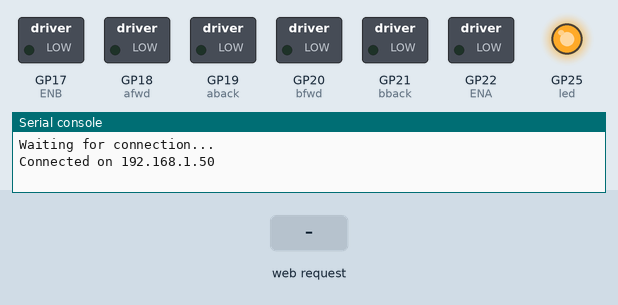
Recording of a program running on a simulated Raspberry Pi Pico running MicroPython. Parts: switched loads named in the program (green lamp = pin HIGH), output pins drawn as LEDs (lit = HIGH), the last lines printed to the serial console. The test bench sets the inputs (shaded band). WiFi joins after 1.5 s; values from a settings file that is not in the repository are placeholders.

Above: at 5.4 s.
5.5 s: HTTP request GET /forward? received
At 6.2 s:
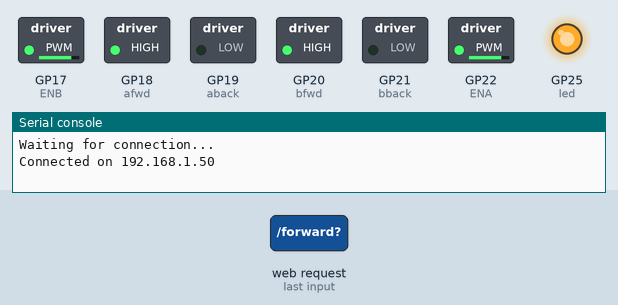
7.0 s: HTTP request GET /slow? received
At 7.4 s:
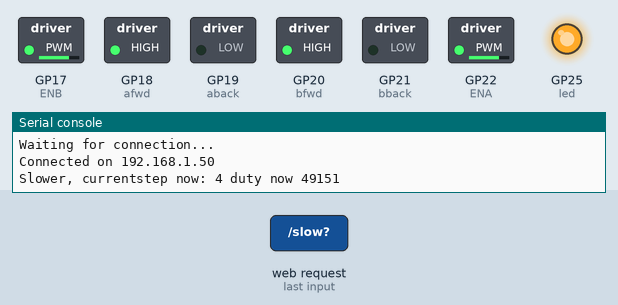
8.5 s: HTTP request GET /left? received
At 9.7 s:
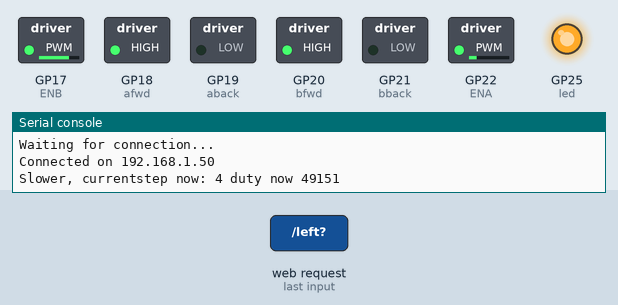
10.0 s: HTTP request GET /fast? received
At 10.9 s:
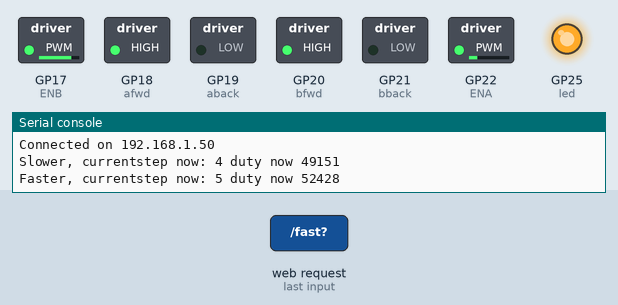
11.5 s: HTTP request GET /stop? received
At 12.0 s:
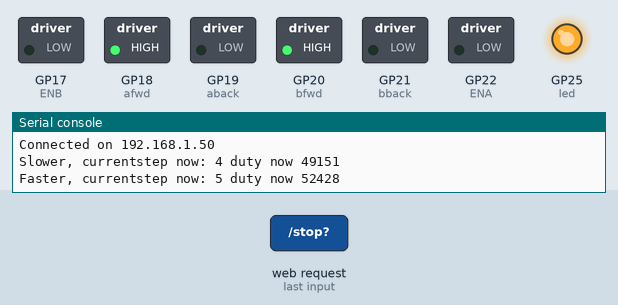
13.0 s: HTTP request GET /right? received
At 14.3 s:
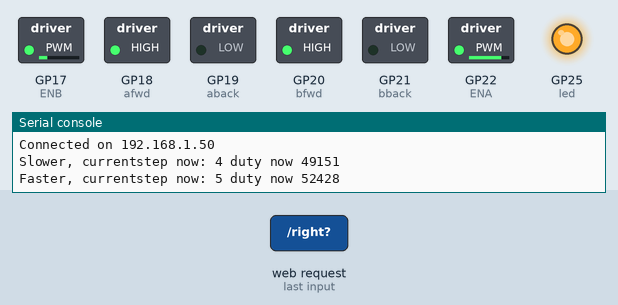
Timing chart, 0 to 15.5 s (numbered marks = the images above; inputs shaded):
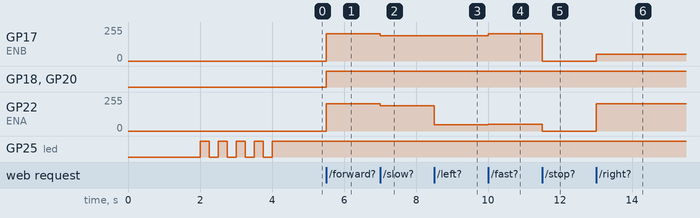

Measured:
- after the input at 5.5 s, GP17 (ENB), GP22 (ENA): 0/255 → 204/255 at once; GP18 (afwd), GP20 (bfwd): LOW → HIGH at once
- after the input at 7.0 s, GP17 (ENB), GP22 (ENA): 204/255 → 191/255 at once
- after the input at 8.5 s, GP22 (ENA): 191/255 → 48/255 at once
- after the input at 10.0 s, GP17 (ENB): 191/255 → 204/255 at once; GP22 (ENA): 48/255 → 51/255 at once
- after the input at 11.5 s, GP17 (ENB): 204/255 → 0/255 at once; GP22 (ENA): 51/255 → 0/255 at once
- after the input at 13.0 s, GP17 (ENB): 0/255 → 51/255 at once; GP22 (ENA): 0/255 → 204/255 at once

The program:

4WD.py
```python
import network
import socket
from time import sleep
import machine
from machine import Pin, PWM
from secret import ssid,password,hostname
led = Pin("LED", Pin.OUT) # onboard LED

frq = 1500
dutymax = int(65535) # highest duty cycle value
speedsteps = [0.55,0.6,0.65,0.7,0.75,0.8,0.85,0.9,0.95,1] # to multiply dutymax
step = len (speedsteps)
currentstep = int(step/2) # initialise counter in speedsteps
duty = int(dutymax*(speedsteps[currentstep]))
ENB = PWM(Pin(17))
ENB.freq(frq)
afwd = Pin(18, Pin.OUT)
aback = Pin(19, Pin.OUT)
bfwd = Pin(20, Pin.OUT)
bback = Pin(21, Pin.OUT)
ENA = PWM(Pin(22))
ENA.freq(frq)
lastaction = "" # the module to run after speed change
def fwd():
    global lastaction
    lastaction = "f"
    ENA.duty_u16 (duty)
    ENB.duty_u16 (duty)
    afwd.value(1)
    bfwd.value(1)
    aback.value(0)
    bback.value(0)
def bwd():
    global lastaction
    lastaction = "b"
    ENA.duty_u16 (duty)
    ENB.duty_u16 (duty)
    afwd.value(0)
    bfwd.value(0)
    aback.value(1)
    bback.value(1)
def stop():
    global lastaction
    lastaction = "s"
    ENA.duty_u16 (0)
    ENB.duty_u16 (0)
def left():
    global lastaction
    lastaction = "l"
    ENA.duty_u16 (int(duty*0.25))
    ENB.duty_u16 (duty)
    afwd.value(1)
    bfwd.value(1)
    aback.value(0)
    bback.value(0)
def right():
    global lastaction
    lastaction = "r"
    ENA.duty_u16 (duty)
    ENB.duty_u16 (int(duty*0.25))
    afwd.value(1)
    bfwd.value(1)
    aback.value(0)
    bback.value(0)
def slow():
    global currentstep, duty
    if (currentstep > 0):
        currentstep -= 1
        duty = int(dutymax*(speedsteps[currentstep]))
    print ("Slower, currentstep now:",currentstep,"duty now",duty)
    if lastaction == "f":
        fwd()
    if lastaction == "b":
        bwd()
    if lastaction == "r":
        right()
    if lastaction == "l":
        left()
    if lastaction == "s":
        stop()
def fast():
    global currentstep, duty
    if (currentstep < step-1):
        currentstep += 1
        duty = int(dutymax*(speedsteps[currentstep]))
    print ("Faster, currentstep now:",currentstep,"duty now",duty)
    if lastaction == "f":
        fwd()
    if lastaction == "b":
        bwd()
    if lastaction == "r":
        right()
    if lastaction == "l":
        left()
    if lastaction == "s":
        stop()
#Stop the robot as soon as possible
stop()

def connect():
    #Connect to WLAN
    wlan = network.WLAN(network.STA_IF)
    wlan.active(True)
    network.hostname(hostname)
    wlan.connect(ssid, password)
    while wlan.isconnected() == False:
        print('Waiting for connection...')
        sleep(2)
    ip = wlan.ifconfig()[0]
    print(f'Connected on {ip}')
    for x in range (9): # indicate network connected
        led.toggle()
        sleep (0.25)
    return ip

def open_socket(ip):
    # Open a socket
    address = (ip, 80)
    connection = socket.socket()
    connection.bind(address)
    connection.listen(1)
    return connection

def webpage():
    #Template HTML
    html = f"""
            <!DOCTYPE html>
            <html>
            <head>
            <title>4WD Robot Control</title>
            </head>
            <body>
            <center><b>
            <table>
            <tr>
            <td>
            <form action="./fast">
            <input type="submit" value="Faster" style="background-color: #eb9234; border-radius: 50px; height:175px; width:120px; font-weight: bold; border: none; color: blue; padding: 16px 24px; margin: 4px 2px"  />
            </form>
            </td>
            <td>
            <form action="./forward">
            <input type="submit" value="Forward" style="background-color: #04AA6D; border-radius: 15px; height:120px; width:175px; border: none; color: white; padding: 16px 24px; margin: 4px 2px"  />
            </form>
            </td>
            <td>
            <form action="./null">
            <input type="submit" value="null" style="background-color: #FFFFFF; border-radius: 15px; height:120px; width:120px; border: none; color: white; padding: 16px 24px; margin: 4px 2px" />
            </form>
            </td>
            </tr>
            </table>
            <table>
            <tr>
            <td><form action="./left">
            <input type="submit" value="Left" style="background-color: #04AA6D; border-radius: 15px; height:120px; width:175px; border: none; color: white; padding: 16px 24px; margin: 4px 2px" />
            </form>
            </td>
            <td>
            <form action="./stop">
            <input type="submit" value="Stop" style="background-color: #FF0000; border-radius: 50px; height:150px; width:150px; font-weight: bold; border: none; color: white; padding: 16px 24px; margin: 4px 2px" />
            </form>
            </td>
            <td>
            <form action="./right">
            <input type="submit" value="Right" style="background-color: #04AA6D; border-radius: 15px; height:120px; width:175px; border: none; color: white; padding: 16px 24px; margin: 4px 2px" />
            </form>
            </td>
            </tr>
            </table>
            <table>
            <tr>
            <td>
            <form action="./slow">
            <input type="submit" value="Slower" style="background-color: #eb9234; border-radius: 50px; height:175px; width:120px; font-weight: bold; border: none; color: blue; padding: 16px 24px; margin: 4px 2px"  />
            </form>
            </td>
            <td>
            <form action="./back">
            <input type="submit" value="Back" style="background-color: #04AA6D; border-radius: 15px; height:120px; width:175px; border: none; color: white; padding: 16px 24px; margin: 4px 2px" />
            </form>
            </td>
            <td>
            <form action="./null">
            <input type="submit" value="null" style="background-color: #FFFFFF; border-radius: 15px; height:120px; width:120px; border: none; color: white; padding: 16px 24px; margin: 4px 2px" />
            </form>
            </td>
            </tr>
            </table>
            </body>
            </html>
            """
    return str(html)

def serve(connection):
    #Start web server
    while True:
        client = connection.accept()[0]
        request = client.recv(1024)
        request = str(request)
        try:
            request = request.split()[1]
        except IndexError:
            pass
        if request == '/forward?':
            fwd()
        elif request =='/left?':
            left()
        elif request =='/stop?':
            stop()
        elif request =='/right?':
            right()
        elif request =='/back?':
            bwd()
        elif request =='/slow?':
            slow()
        elif request =='/fast?':
            fast()
        html = webpage()
        client.send(html)
        client.close()

try:
    ip = connect()
    connection = open_socket(ip)
    serve(connection)
    sleep(0.25)
except KeyboardInterrupt:
    stop()
    machine.reset()

    
```
